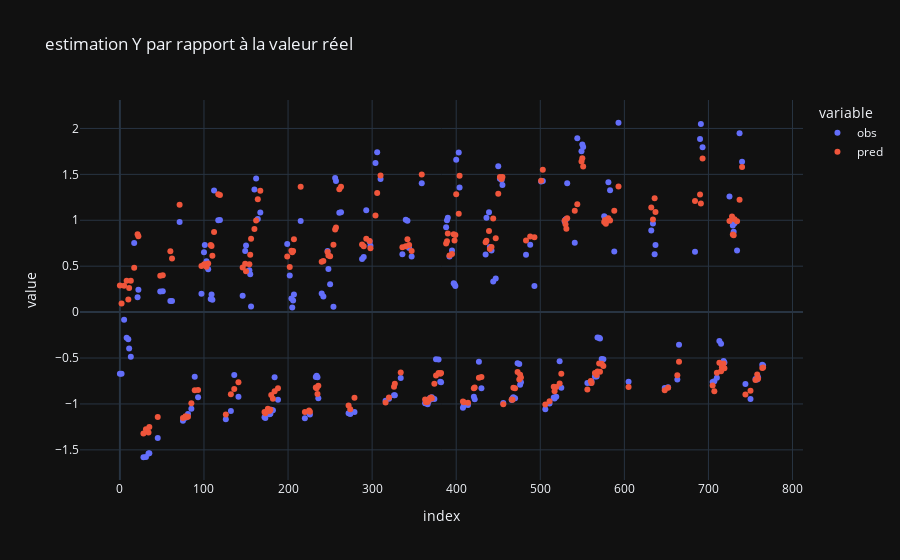

The notebook cell saved with this chart:
### Code cell
px.scatter(df_result_scatter,title="estimation Y par rapport à la valeur réel",template="plotly_dark")

### Figure 1 — Plotly figure (JSON) as saved in the notebook; plotly's stock layout.template omitted (floating-point values rounded to 4 significant figures; data arrays with more than 128 entries replaced by an {"elided": "..."} marker saying what was removed)
{"data": [{"hovertemplate": "variable=obs<br>index=%{x}<br>value=%{y}<extra></extra>", "legendgroup": "obs", "marker": {"color": "#636efa", "symbol": "circle"}, "mode": "markers", "name": "obs", "orientation": "v", "showlegend": true, "x": {"elided": "231 int values"}, "xaxis": "x", "y": {"elided": "231 float values"}, "yaxis": "y", "type": "scatter"}, {"hovertemplate": "variable=pred<br>index=%{x}<br>value=%{y}<extra></extra>", "legendgroup": "pred", "marker": {"color": "#EF553B", "symbol": "circle"}, "mode": "markers", "name": "pred", "orientation": "v", "showlegend": true, "x": {"elided": "231 int values"}, "xaxis": "x", "y": {"elided": "231 float values"}, "yaxis": "y", "type": "scatter"}], "layout": {"xaxis": {"anchor": "y", "domain": [0.0, 1.0], "title": {"text": "index"}}, "yaxis": {"anchor": "x", "domain": [0.0, 1.0], "title": {"text": "value"}}, "legend": {"title": {"text": "variable"}, "tracegroupgap": 0}, "title": {"text": "estimation Y par rapport à la valeur réel"}}}
